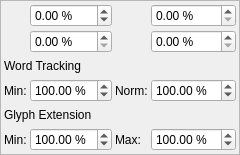
<?xml version="1.0" encoding="UTF-8"?>
<ui version="4.0">
 <class>PropertyWidget_AdvancedBase</class>
 <widget class="QFrame" name="PropertyWidget_AdvancedBase">
  <property name="geometry">
   <rect>
    <x>0</x>
    <y>0</y>
    <width>239</width>
    <height>155</height>
   </rect>
  </property>
  <property name="windowTitle">
   <string notr="true">Frame</string>
  </property>
  <property name="frameShape">
   <enum>QFrame::StyledPanel</enum>
  </property>
  <property name="frameShadow">
   <enum>QFrame::Raised</enum>
  </property>
  <layout class="QGridLayout" name="gridLayout">
   <property name="leftMargin">
    <number>3</number>
   </property>
   <property name="topMargin">
    <number>3</number>
   </property>
   <property name="rightMargin">
    <number>3</number>
   </property>
   <property name="bottomMargin">
    <number>3</number>
   </property>
   <property name="spacing">
    <number>3</number>
   </property>
   <item row="0" column="0">
    <widget class="QLabel" name="textBaseLabel">
     <property name="text">
      <string/>
     </property>
    </widget>
   </item>
   <item row="0" column="1">
    <widget class="ScrSpinBox" name="textBase">
     <property name="toolTip">
      <string>Offset to baseline of characters</string>
     </property>
     <property name="suffix">
      <string> %</string>
     </property>
     <property name="minimum">
      <double>-100.000000000000000</double>
     </property>
     <property name="maximum">
      <double>100.000000000000000</double>
     </property>
    </widget>
   </item>
   <item row="0" column="2">
    <widget class="QLabel" name="trackingLabel">
     <property name="text">
      <string/>
     </property>
    </widget>
   </item>
   <item row="0" column="3">
    <widget class="ScrSpinBox" name="tracking">
     <property name="toolTip">
      <string>Manual Tracking</string>
     </property>
     <property name="suffix">
      <string> %</string>
     </property>
    </widget>
   </item>
   <item row="1" column="0">
    <widget class="QLabel" name="scaleHLabel">
     <property name="text">
      <string/>
     </property>
    </widget>
   </item>
   <item row="1" column="1">
    <widget class="ScrSpinBox" name="scaleH">
     <property name="toolTip">
      <string>Scaling width of characters</string>
     </property>
     <property name="suffix">
      <string> %</string>
     </property>
    </widget>
   </item>
   <item row="1" column="2">
    <widget class="QLabel" name="scaleVLabel">
     <property name="text">
      <string/>
     </property>
    </widget>
   </item>
   <item row="1" column="3">
    <widget class="ScrSpinBox" name="scaleV">
     <property name="toolTip">
      <string>Scaling height of characters</string>
     </property>
     <property name="suffix">
      <string> %</string>
     </property>
    </widget>
   </item>
   <item row="2" column="0" colspan="2">
    <widget class="QLabel" name="wordTrackingLabel">
     <property name="text">
      <string>Word Tracking</string>
     </property>
    </widget>
   </item>
   <item row="3" column="0">
    <widget class="QLabel" name="minWordTrackingLabel">
     <property name="text">
      <string>Min:</string>
     </property>
    </widget>
   </item>
   <item row="3" column="1">
    <widget class="ScrSpinBox" name="minWordTrackingSpinBox">
     <property name="toolTip">
      <string>Minimal width of spaces between words</string>
     </property>
     <property name="suffix">
      <string> %</string>
     </property>
     <property name="minimum">
      <double>1.000000000000000</double>
     </property>
     <property name="maximum">
      <double>200.000000000000000</double>
     </property>
     <property name="value">
      <double>100.000000000000000</double>
     </property>
    </widget>
   </item>
   <item row="3" column="3">
    <widget class="ScrSpinBox" name="normWordTrackingSpinBox">
     <property name="toolTip">
      <string>Normal width of spaces between words</string>
     </property>
     <property name="suffix">
      <string> %</string>
     </property>
     <property name="minimum">
      <double>1.000000000000000</double>
     </property>
     <property name="maximum">
      <double>2000.000000000000000</double>
     </property>
     <property name="value">
      <double>100.000000000000000</double>
     </property>
    </widget>
   </item>
   <item row="3" column="2">
    <widget class="QLabel" name="normWordTrackingLabel">
     <property name="text">
      <string>Norm:</string>
     </property>
    </widget>
   </item>
   <item row="4" column="0" colspan="2">
    <widget class="QLabel" name="glyphExtensionLabel">
     <property name="text">
      <string>Glyph Extension</string>
     </property>
    </widget>
   </item>
   <item row="5" column="0">
    <widget class="QLabel" name="minGlyphExtensionLabel">
     <property name="text">
      <string>Min:</string>
     </property>
    </widget>
   </item>
   <item row="5" column="1">
    <widget class="ScrSpinBox" name="minGlyphExtSpinBox">
     <property name="toolTip">
      <string>Minimal shrinkage of glyphs for justification</string>
     </property>
     <property name="suffix">
      <string> %</string>
     </property>
     <property name="minimum">
      <double>90.000000000000000</double>
     </property>
     <property name="maximum">
      <double>110.000000000000000</double>
     </property>
     <property name="value">
      <double>100.000000000000000</double>
     </property>
    </widget>
   </item>
   <item row="5" column="3">
    <widget class="ScrSpinBox" name="maxGlyphExtSpinBox">
     <property name="toolTip">
      <string>Maximal extension of glyphs for justification</string>
     </property>
     <property name="suffix">
      <string> %</string>
     </property>
     <property name="minimum">
      <double>90.000000000000000</double>
     </property>
     <property name="maximum">
      <double>110.000000000000000</double>
     </property>
     <property name="value">
      <double>100.000000000000000</double>
     </property>
    </widget>
   </item>
   <item row="5" column="2">
    <widget class="QLabel" name="maxGlyphExtensionLabel">
     <property name="text">
      <string>Max:</string>
     </property>
    </widget>
   </item>
  </layout>
 </widget>
 <customwidgets>
  <customwidget>
   <class>ScrSpinBox</class>
   <extends>QDoubleSpinBox</extends>
   <header>ui/scrspinbox.h</header>
  </customwidget>
 </customwidgets>
 <resources/>
 <connections/>
</ui>
